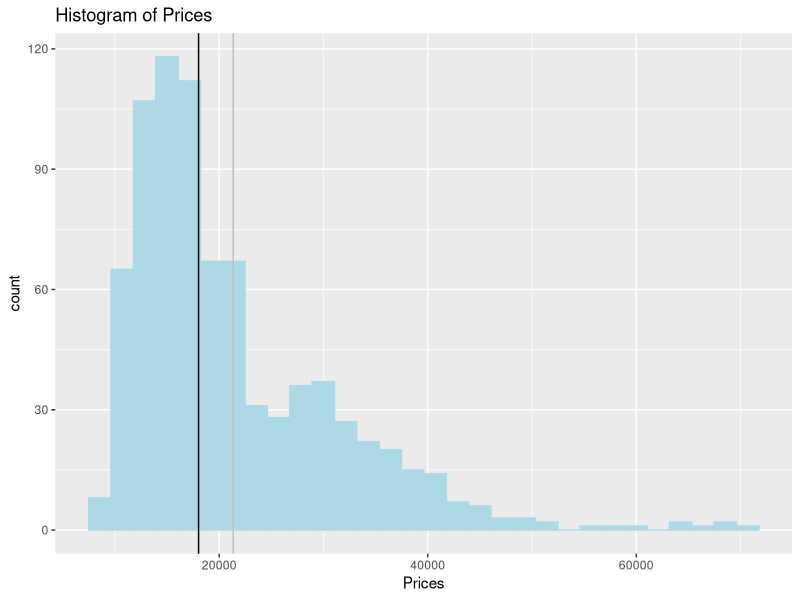
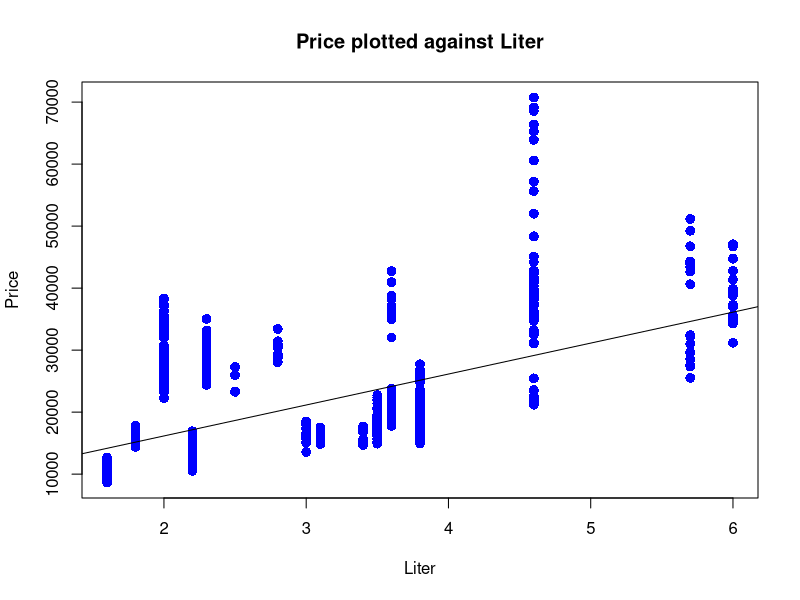

Recreate these plots in R, in order.
## ---- chunk 1
library("readxl")
library("ggplot2")
library("dplyr")
## ---- chunk 2
car_data <- read_excel("QRMassignment20211008.xlsx")
#View(car_data)

#a)

ggplot(data = car_data, aes(x = Prices, fill = group)) +
  geom_histogram(mapping = aes(Price), bins = 30, col = "lightblue", fill = "lightblue") +
  geom_vline(mapping = aes(xintercept = mean(Price), colour = "Mean of Prices"), col = "grey") +
  geom_vline(mapping = aes(xintercept = median(Price), colour = "Median of Prices"), col = "black") +
  scale_fill_manual(name="Legend",values=c("grey","black"),labels=c("Mean of Prices","Median of Prices")) +
  labs(title = "Histogram of Prices")
  
###some explaining words here




#b)

car_small_cyl_vol <- car_data %>% filter(Liter < 3)
car_large_cyl_vol <- car_data %>% filter(Liter > 3)

  ### check whether below and above 3 liters includes all observations
  identical(nrow(car_small_cyl_vol)+nrow(car_large_cyl_vol),nrow(car_data))
  ##returns FALSE; hence it does not include all observations
  
  ### Cars with exactly 3 liters cylinder volume should be excluded after the constraints given in the exercise
  car_between_cyl_vol <- car_data %>% filter(Liter == 3)
  
  ### including 3 liter culinder volume cars as well yields the identical lenth of datasets
  identical(nrow(car_small_cyl_vol)+nrow(car_large_cyl_vol)+nrow(car_between_cyl_vol),nrow(car_data))

my_small <- car_small_cyl_vol$Liter
my_large <- car_large_cyl_vol$Liter

### Compute a t-test to test the null hypothesis for two means
t.test(my_small, my_large, conf.level = 0.99)
  ### We reject the null hypothesis that the population mean price of cars with a cylinder volume of more than 3 liters equals the population mean price of cars with a cylinder volume of more than 3 liters at a significance level of 0.01 as the constructed p-value is insignificant (i.e., very small)

#c)

price <- car_data$Price
liter <- car_data$Liter

### OLS estimation
lm_price_liter <- lm(price ~ liter)

### Import library
library(sandwich)

### Computation of heteroscedasticity-robust standard errors
heterorob_SE <- sqrt(diag(vcovHC(lm_price_liter, type = "HC1")))

### Create table

### some explainng words here

#d)

### Plot and add prices vs. liter to regression line

plot(liter, price, pch = 16, cex = 1.3, col = "blue", main = "Price plotted against Liter", xlab = "Liter", ylab = "Price") + abline(lm_price_liter)
